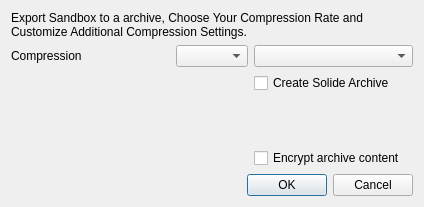
<?xml version="1.0" encoding="UTF-8"?>
<ui version="4.0">
 <class>CompressDialog</class>
 <widget class="QDialog" name="CompressDialog">
  <property name="geometry">
   <rect>
    <x>0</x>
    <y>0</y>
    <width>424</width>
    <height>207</height>
   </rect>
  </property>
  <property name="windowTitle">
   <string>Compress Files</string>
  </property>
  <layout class="QVBoxLayout" name="verticalLayout">
   <item>
    <layout class="QGridLayout" name="gridLayout">
     <item row="3" column="0">
      <spacer name="verticalSpacer">
       <property name="orientation">
        <enum>Qt::Vertical</enum>
       </property>
       <property name="sizeHint" stdset="0">
        <size>
         <width>20</width>
         <height>40</height>
        </size>
       </property>
      </spacer>
     </item>
     <item row="1" column="2">
      <widget class="QComboBox" name="cmbCompression"/>
     </item>
     <item row="4" column="2">
      <widget class="QCheckBox" name="chkEncrypt">
       <property name="toolTip">
        <string>When selected you will be prompted for a password after clicking OK</string>
       </property>
       <property name="text">
        <string>Encrypt archive content</string>
       </property>
      </widget>
     </item>
     <item row="2" column="2">
      <widget class="QCheckBox" name="chkSolid">
       <property name="toolTip">
        <string>Solid archiving improves compression ratios by treating multiple files as a single continuous data block. Ideal for a large number of small files, it makes the archive more compact but may increase the time required for extracting individual files.</string>
       </property>
       <property name="text">
        <string>Create Solide Archive</string>
       </property>
      </widget>
     </item>
     <item row="1" column="0">
      <widget class="QLabel" name="label">
       <property name="text">
        <string>Compression</string>
       </property>
      </widget>
     </item>
     <item row="1" column="1">
      <widget class="QComboBox" name="cmbFormat">
       <property name="sizePolicy">
        <sizepolicy hsizetype="Maximum" vsizetype="Fixed">
         <horstretch>0</horstretch>
         <verstretch>0</verstretch>
        </sizepolicy>
       </property>
      </widget>
     </item>
     <item row="0" column="0" colspan="3">
      <widget class="QLabel" name="label_2">
       <property name="text">
        <string>Export Sandbox to a archive, Choose Your Compression Rate and Customize Additional Compression Settings.</string>
       </property>
       <property name="wordWrap">
        <bool>true</bool>
       </property>
      </widget>
     </item>
    </layout>
   </item>
   <item>
    <widget class="QDialogButtonBox" name="buttonBox">
     <property name="standardButtons">
      <set>QDialogButtonBox::Cancel|QDialogButtonBox::Ok</set>
     </property>
    </widget>
   </item>
  </layout>
 </widget>
 <resources/>
 <connections/>
</ui>
